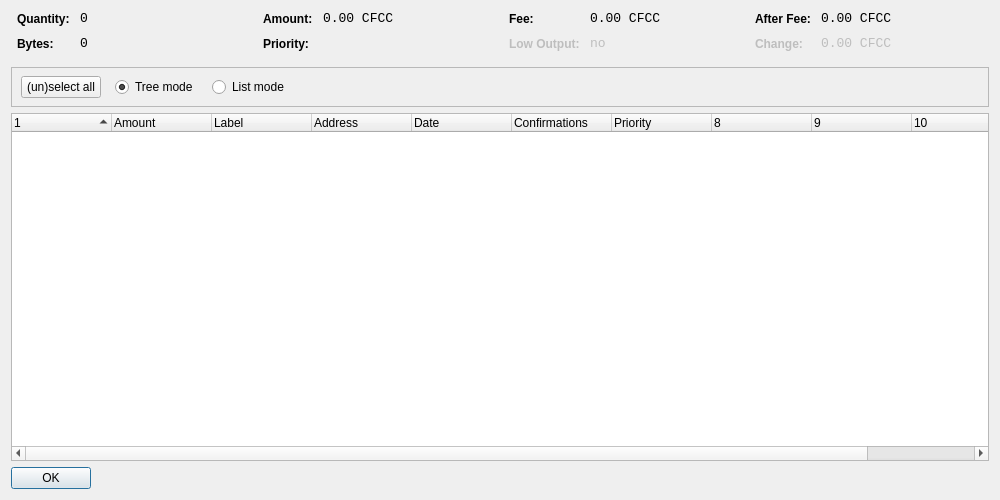
<?xml version="1.0" encoding="UTF-8"?>
<ui version="4.0">
 <class>CoinControlDialog</class>
 <widget class="QDialog" name="CoinControlDialog">
  <property name="geometry">
   <rect>
    <x>0</x>
    <y>0</y>
    <width>1000</width>
    <height>500</height>
   </rect>
  </property>
  <property name="windowTitle">
   <string>Coin Control</string>
  </property>
  <layout class="QVBoxLayout" name="verticalLayout">
   <item>
    <layout class="QHBoxLayout" name="horizontalLayoutTop" stretch="0,0,0,0">
     <property name="topMargin">
      <number>0</number>
     </property>
     <property name="bottomMargin">
      <number>10</number>
     </property>
     <item>
      <layout class="QFormLayout" name="formLayoutCoinControl1">
       <property name="horizontalSpacing">
        <number>10</number>
       </property>
       <property name="verticalSpacing">
        <number>10</number>
       </property>
       <property name="leftMargin">
        <number>6</number>
       </property>
       <property name="rightMargin">
        <number>6</number>
       </property>
       <item row="0" column="0">
        <widget class="QLabel" name="labelCoinControlQuantityText">
         <property name="styleSheet">
          <string notr="true">font-weight:bold;</string>
         </property>
         <property name="text">
          <string>Quantity:</string>
         </property>
        </widget>
       </item>
       <item row="0" column="1">
        <widget class="QLabel" name="labelCoinControlQuantity">
         <property name="font">
          <font>
           <family>Monospace</family>
           <pointsize>10</pointsize>
          </font>
         </property>
         <property name="cursor">
          <cursorShape>IBeamCursor</cursorShape>
         </property>
         <property name="contextMenuPolicy">
          <enum>Qt::ActionsContextMenu</enum>
         </property>
         <property name="text">
          <string notr="true">0</string>
         </property>
         <property name="textInteractionFlags">
          <set>Qt::LinksAccessibleByMouse|Qt::TextSelectableByKeyboard|Qt::TextSelectableByMouse</set>
         </property>
        </widget>
       </item>
       <item row="1" column="0">
        <widget class="QLabel" name="labelCoinControlBytesText">
         <property name="styleSheet">
          <string notr="true">font-weight:bold;</string>
         </property>
         <property name="text">
          <string>Bytes:</string>
         </property>
        </widget>
       </item>
       <item row="1" column="1">
        <widget class="QLabel" name="labelCoinControlBytes">
         <property name="font">
          <font>
           <family>Monospace</family>
           <pointsize>10</pointsize>
          </font>
         </property>
         <property name="cursor">
          <cursorShape>IBeamCursor</cursorShape>
         </property>
         <property name="contextMenuPolicy">
          <enum>Qt::ActionsContextMenu</enum>
         </property>
         <property name="text">
          <string notr="true">0</string>
         </property>
         <property name="textInteractionFlags">
          <set>Qt::LinksAccessibleByMouse|Qt::TextSelectableByKeyboard|Qt::TextSelectableByMouse</set>
         </property>
        </widget>
       </item>
      </layout>
     </item>
     <item>
      <layout class="QFormLayout" name="formLayoutCoinControl2">
       <property name="horizontalSpacing">
        <number>10</number>
       </property>
       <property name="verticalSpacing">
        <number>10</number>
       </property>
       <property name="leftMargin">
        <number>6</number>
       </property>
       <property name="rightMargin">
        <number>6</number>
       </property>
       <item row="0" column="0">
        <widget class="QLabel" name="labelCoinControlAmountText">
         <property name="styleSheet">
          <string notr="true">font-weight:bold;</string>
         </property>
         <property name="text">
          <string>Amount:</string>
         </property>
        </widget>
       </item>
       <item row="0" column="1">
        <widget class="QLabel" name="labelCoinControlAmount">
         <property name="font">
          <font>
           <family>Monospace</family>
           <pointsize>10</pointsize>
          </font>
         </property>
         <property name="cursor">
          <cursorShape>IBeamCursor</cursorShape>
         </property>
         <property name="contextMenuPolicy">
          <enum>Qt::ActionsContextMenu</enum>
         </property>
         <property name="text">
          <string notr="true">0.00 CFCC</string>
         </property>
         <property name="textInteractionFlags">
          <set>Qt::LinksAccessibleByMouse|Qt::TextSelectableByKeyboard|Qt::TextSelectableByMouse</set>
         </property>
        </widget>
       </item>
       <item row="1" column="0">
        <widget class="QLabel" name="labelCoinControlPriorityText">
         <property name="styleSheet">
          <string notr="true">font-weight:bold;</string>
         </property>
         <property name="text">
          <string>Priority:</string>
         </property>
        </widget>
       </item>
       <item row="1" column="1">
        <widget class="QLabel" name="labelCoinControlPriority">
         <property name="font">
          <font>
           <family>Monospace</family>
           <pointsize>10</pointsize>
          </font>
         </property>
         <property name="cursor">
          <cursorShape>IBeamCursor</cursorShape>
         </property>
         <property name="contextMenuPolicy">
          <enum>Qt::ActionsContextMenu</enum>
         </property>
         <property name="text">
          <string/>
         </property>
         <property name="textInteractionFlags">
          <set>Qt::LinksAccessibleByMouse|Qt::TextSelectableByKeyboard|Qt::TextSelectableByMouse</set>
         </property>
        </widget>
       </item>
      </layout>
     </item>
     <item>
      <layout class="QFormLayout" name="formLayoutCoinControl3">
       <property name="horizontalSpacing">
        <number>10</number>
       </property>
       <property name="verticalSpacing">
        <number>10</number>
       </property>
       <property name="leftMargin">
        <number>6</number>
       </property>
       <property name="rightMargin">
        <number>6</number>
       </property>
       <item row="0" column="0">
        <widget class="QLabel" name="labelCoinControlFeeText">
         <property name="styleSheet">
          <string notr="true">font-weight:bold;</string>
         </property>
         <property name="text">
          <string>Fee:</string>
         </property>
        </widget>
       </item>
       <item row="0" column="1">
        <widget class="QLabel" name="labelCoinControlFee">
         <property name="font">
          <font>
           <family>Monospace</family>
           <pointsize>10</pointsize>
          </font>
         </property>
         <property name="cursor">
          <cursorShape>IBeamCursor</cursorShape>
         </property>
         <property name="contextMenuPolicy">
          <enum>Qt::ActionsContextMenu</enum>
         </property>
         <property name="text">
          <string notr="true">0.00 CFCC</string>
         </property>
         <property name="textInteractionFlags">
          <set>Qt::LinksAccessibleByMouse|Qt::TextSelectableByKeyboard|Qt::TextSelectableByMouse</set>
         </property>
        </widget>
       </item>
       <item row="1" column="0">
        <widget class="QLabel" name="labelCoinControlLowOutputText">
         <property name="enabled">
          <bool>false</bool>
         </property>
         <property name="styleSheet">
          <string notr="true">font-weight:bold;</string>
         </property>
         <property name="text">
          <string>Low Output:</string>
         </property>
        </widget>
       </item>
       <item row="1" column="1">
        <widget class="QLabel" name="labelCoinControlLowOutput">
         <property name="enabled">
          <bool>false</bool>
         </property>
         <property name="font">
          <font>
           <family>Monospace</family>
           <pointsize>10</pointsize>
          </font>
         </property>
         <property name="cursor">
          <cursorShape>IBeamCursor</cursorShape>
         </property>
         <property name="contextMenuPolicy">
          <enum>Qt::ActionsContextMenu</enum>
         </property>
         <property name="text">
          <string notr="true">no</string>
         </property>
         <property name="textInteractionFlags">
          <set>Qt::LinksAccessibleByMouse|Qt::TextSelectableByKeyboard|Qt::TextSelectableByMouse</set>
         </property>
        </widget>
       </item>
      </layout>
     </item>
     <item>
      <layout class="QFormLayout" name="formLayoutCoinControl4">
       <property name="horizontalSpacing">
        <number>10</number>
       </property>
       <property name="verticalSpacing">
        <number>10</number>
       </property>
       <property name="leftMargin">
        <number>6</number>
       </property>
       <property name="rightMargin">
        <number>6</number>
       </property>
       <item row="0" column="0">
        <widget class="QLabel" name="labelCoinControlAfterFeeText">
         <property name="styleSheet">
          <string notr="true">font-weight:bold;</string>
         </property>
         <property name="text">
          <string>After Fee:</string>
         </property>
        </widget>
       </item>
       <item row="0" column="1">
        <widget class="QLabel" name="labelCoinControlAfterFee">
         <property name="font">
          <font>
           <family>Monospace</family>
           <pointsize>10</pointsize>
          </font>
         </property>
         <property name="cursor">
          <cursorShape>IBeamCursor</cursorShape>
         </property>
         <property name="contextMenuPolicy">
          <enum>Qt::ActionsContextMenu</enum>
         </property>
         <property name="text">
          <string notr="true">0.00 CFCC</string>
         </property>
         <property name="textInteractionFlags">
          <set>Qt::LinksAccessibleByMouse|Qt::TextSelectableByKeyboard|Qt::TextSelectableByMouse</set>
         </property>
        </widget>
       </item>
       <item row="1" column="0">
        <widget class="QLabel" name="labelCoinControlChangeText">
         <property name="enabled">
          <bool>false</bool>
         </property>
         <property name="styleSheet">
          <string notr="true">font-weight:bold;</string>
         </property>
         <property name="text">
          <string>Change:</string>
         </property>
        </widget>
       </item>
       <item row="1" column="1">
        <widget class="QLabel" name="labelCoinControlChange">
         <property name="enabled">
          <bool>false</bool>
         </property>
         <property name="font">
          <font>
           <family>Monospace</family>
           <pointsize>10</pointsize>
          </font>
         </property>
         <property name="cursor">
          <cursorShape>IBeamCursor</cursorShape>
         </property>
         <property name="contextMenuPolicy">
          <enum>Qt::ActionsContextMenu</enum>
         </property>
         <property name="text">
          <string notr="true">0.00 CFCC</string>
         </property>
         <property name="textInteractionFlags">
          <set>Qt::LinksAccessibleByMouse|Qt::TextSelectableByKeyboard|Qt::TextSelectableByMouse</set>
         </property>
        </widget>
       </item>
      </layout>
     </item>
    </layout>
   </item>
   <item>
    <widget class="QFrame" name="frame">
     <property name="minimumSize">
      <size>
       <width>0</width>
       <height>40</height>
      </size>
     </property>
     <property name="frameShape">
      <enum>QFrame::StyledPanel</enum>
     </property>
     <property name="frameShadow">
      <enum>QFrame::Sunken</enum>
     </property>
     <widget class="QWidget" name="horizontalLayoutWidget">
      <property name="geometry">
       <rect>
        <x>10</x>
        <y>0</y>
        <width>781</width>
        <height>41</height>
       </rect>
      </property>
      <layout class="QHBoxLayout" name="horizontalLayoutPanel" stretch="0,0,0,0,0">
       <property name="spacing">
        <number>14</number>
       </property>
       <item>
        <widget class="QPushButton" name="pushButtonSelectAll">
         <property name="sizePolicy">
          <sizepolicy hsizetype="Maximum" vsizetype="Fixed">
           <horstretch>0</horstretch>
           <verstretch>0</verstretch>
          </sizepolicy>
         </property>
         <property name="text">
          <string>(un)select all</string>
         </property>
        </widget>
       </item>
       <item>
        <widget class="QRadioButton" name="radioTreeMode">
         <property name="sizePolicy">
          <sizepolicy hsizetype="Maximum" vsizetype="Fixed">
           <horstretch>0</horstretch>
           <verstretch>0</verstretch>
          </sizepolicy>
         </property>
         <property name="text">
          <string>Tree mode</string>
         </property>
         <property name="checked">
          <bool>true</bool>
         </property>
        </widget>
       </item>
       <item>
        <widget class="QRadioButton" name="radioListMode">
         <property name="sizePolicy">
          <sizepolicy hsizetype="Maximum" vsizetype="Fixed">
           <horstretch>0</horstretch>
           <verstretch>0</verstretch>
          </sizepolicy>
         </property>
         <property name="text">
          <string>List mode</string>
         </property>
        </widget>
       </item>
       <item>
        <spacer name="horizontalSpacer">
         <property name="orientation">
          <enum>Qt::Horizontal</enum>
         </property>
         <property name="sizeHint" stdset="0">
          <size>
           <width>40</width>
           <height>20</height>
          </size>
         </property>
        </spacer>
       </item>
      </layout>
     </widget>
    </widget>
   </item>
   <item>
    <widget class="CoinControlTreeWidget" name="treeWidget">
     <property name="contextMenuPolicy">
      <enum>Qt::CustomContextMenu</enum>
     </property>
     <property name="sortingEnabled">
      <bool>false</bool>
     </property>
     <property name="columnCount">
      <number>11</number>
     </property>
     <attribute name="headerShowSortIndicator" stdset="0">
      <bool>true</bool>
     </attribute>
     <attribute name="headerStretchLastSection">
      <bool>false</bool>
     </attribute>
     <column>
      <property name="text">
       <string/>
      </property>
     </column>
     <column>
      <property name="text">
       <string>Amount</string>
      </property>
     </column>
     <column>
      <property name="text">
       <string>Label</string>
      </property>
     </column>
     <column>
      <property name="text">
       <string>Address</string>
      </property>
     </column>
     <column>
      <property name="text">
       <string>Date</string>
      </property>
     </column>
     <column>
      <property name="text">
       <string>Confirmations</string>
      </property>
      <property name="toolTip">
       <string>Confirmed</string>
      </property>
     </column>
     <column>
      <property name="text">
       <string>Priority</string>
      </property>
     </column>
     <column>
      <property name="text">
       <string/>
      </property>
     </column>
     <column>
      <property name="text">
       <string/>
      </property>
     </column>
     <column>
      <property name="text">
       <string/>
      </property>
     </column>
     <column>
      <property name="text">
       <string/>
      </property>
     </column>
    </widget>
   </item>
   <item>
    <widget class="QDialogButtonBox" name="buttonBox">
     <property name="sizePolicy">
      <sizepolicy hsizetype="Maximum" vsizetype="Fixed">
       <horstretch>0</horstretch>
       <verstretch>0</verstretch>
      </sizepolicy>
     </property>
     <property name="orientation">
      <enum>Qt::Horizontal</enum>
     </property>
     <property name="standardButtons">
      <set>QDialogButtonBox::Ok</set>
     </property>
    </widget>
   </item>
  </layout>
 </widget>
 <customwidgets>
  <customwidget>
   <class>CoinControlTreeWidget</class>
   <extends>QTreeWidget</extends>
   <header>coincontroltreewidget.h</header>
  </customwidget>
 </customwidgets>
 <resources/>
 <connections/>
</ui>
